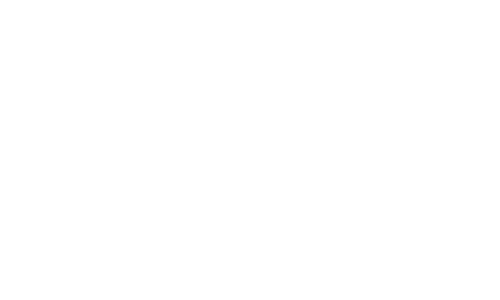
Frame 1 (no input)
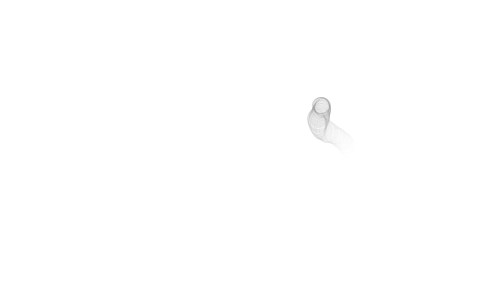
Frame 60 (the mouse pressed at the canvas centre just before this capture)
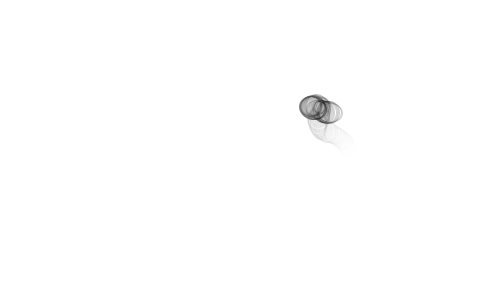
Frame 120 (the mouse held since frame 60 and released just before this capture)

The Processing sketch that drew these frames (run headless with seeded random() and noise(); from frame 60 on, the mouse is pressed at the canvas centre):

// Processing sketch: tubeclock
// ── tubeclock.pde

// Jan 2009
// http://www.abandonedart.org
// http://www.zenbullets.com
//
// This work is licensed under a Creative Commons 3.0 License.
// (Attribution - NonCommerical - ShareAlike)
// http://creativecommons.org/licenses/by-nc-sa/3.0/
// 
// This basically means, you are free to use it as long as you:
// 1. give http://www.zenbullets.com a credit
// 2. don't use it for commercial gain
// 3. share anything you create with it in the same way I have
//
// These conditions can be waived if you want to do something groovy with it 
// though, so feel free to email me via http://www.zenbullets.com



//================================= global vars

int _num = 10;    
float _angnoise, _radiusnoise, _widnoise, _heinoise;
float _angle = -PI/2;
float _radius = 100;
float _strokeCol = 254;

//================================= init

void setup() {
  size(500, 300);
  smooth(); 
  frameRate(30);
  
  clearBackground();
  
  _angnoise = random(10);
  _radiusnoise = random(10);
  _widnoise = random(10);
  _heinoise = random(10);
}

void clearBackground() {
  background(255);
}

//================================= frame loop

void draw() {
  
  _radiusnoise += 0.005;
  _radius = (noise(_radiusnoise) * 250) +5;
  
  _angnoise += 0.005;
  _angle += (noise(_angnoise) * 6) - 3;
  if (_angle > 360) { _angle -= 360; }
  if (_angle < 0) { _angle += 360; }
  
  float centreX = width/2;
  float centreY = height/2;
  
  //tube size
  _widnoise += 0.05;
  _heinoise += 0.05;
  float wid = (noise(_widnoise) * 25) +10;
  float hei = (noise(_heinoise) * 25) +10;
  
  float rad = radians(_angle);
  float x1 = centreX + (_radius * cos(rad));
  float y1 = centreY + (_radius * sin(rad));
  
  noFill();
  if (_strokeCol > 0) { _strokeCol -=2; } // fade in
  stroke(_strokeCol, 50);
  ellipse(x1, y1, wid, hei);
}


//================================= interaction

void mousePressed() { 
  clearBackground();
}
